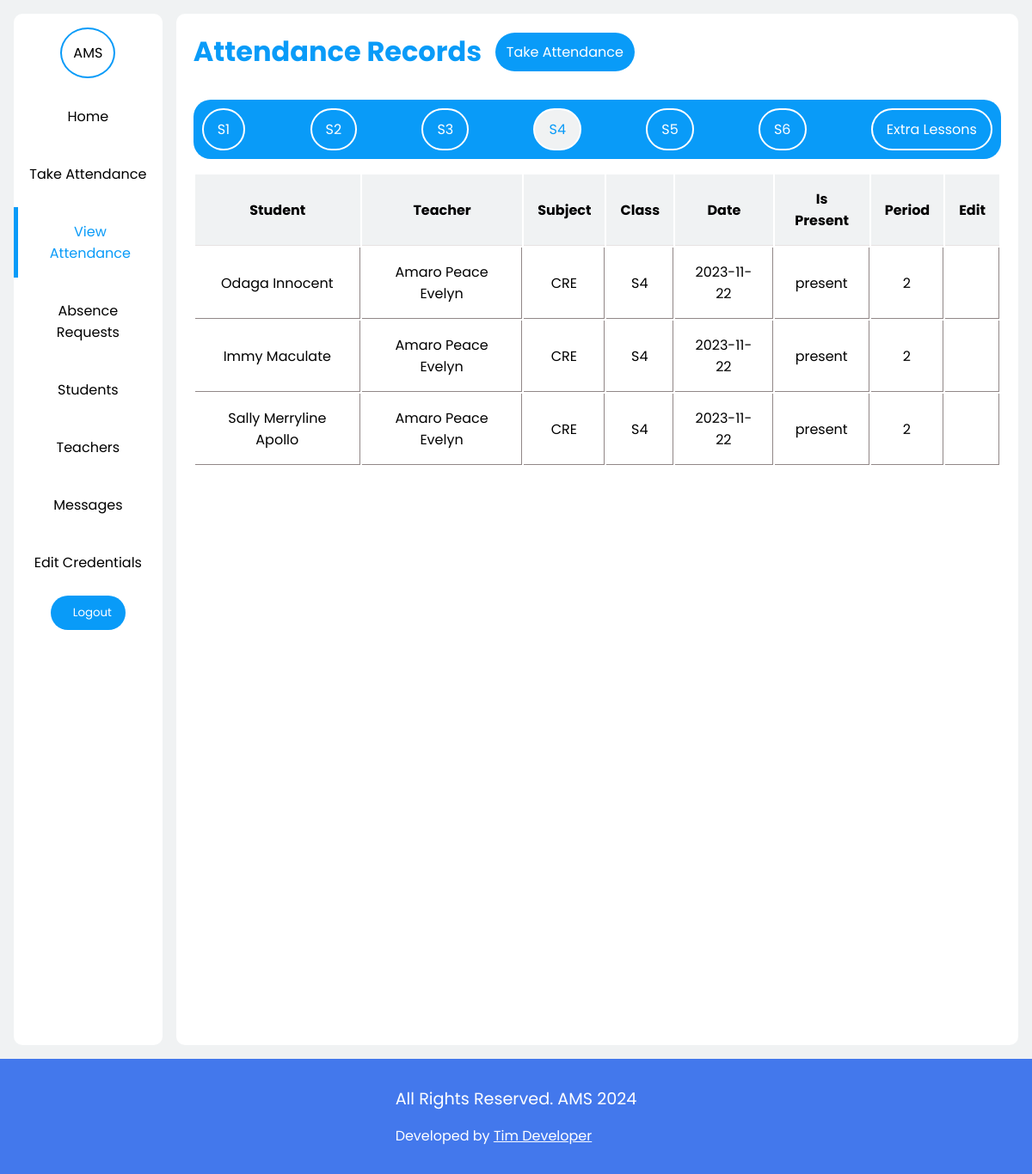
The app's page /teacher_account/attS4.php (signed in) with its own data.
### tables this page shows
CREATE TABLE IF NOT EXISTS `attendancerecords` (
  `RecordID` int NOT NULL AUTO_INCREMENT,
  `StudentID` int NOT NULL,
  `TeacherID` int NOT NULL,
  `SubjectID` int NOT NULL,
  `ClassID` int NOT NULL,
  `Date` date NOT NULL,
  `IsPresent` varchar(50) NOT NULL,
  `Period` int NOT NULL,
  PRIMARY KEY (`RecordID`)
);

CREATE TABLE IF NOT EXISTS `students` (
  `StudentID` int NOT NULL AUTO_INCREMENT,
  `image` varchar(200) NOT NULL,
  `FirstName` varchar(50) NOT NULL,
  `LastName` varchar(50) NOT NULL,
  `ClassID` int NOT NULL,
  `DateOfBirth` date NOT NULL,
  `Gender` varchar(7) NOT NULL,
  `Address` varchar(50) NOT NULL,
  `ContactNumber` varchar(15) DEFAULT NULL,
  `Email` varchar(50) DEFAULT NULL,
  `password` varchar(200) NOT NULL,
  `username` varchar(50) NOT NULL,
  PRIMARY KEY (`StudentID`)
);

CREATE TABLE IF NOT EXISTS `teachers` (
  `TeacherID` int NOT NULL AUTO_INCREMENT,
  `Image` varchar(200) NOT NULL,
  `Firstname` varchar(50) NOT NULL,
  `Lastname` varchar(50) NOT NULL,
  `ContactNumber` varchar(15) NOT NULL,
  `Email` varchar(50) NOT NULL,
  `SubjectID` int NOT NULL,
  `password` varchar(200) NOT NULL,
  `username` varchar(50) NOT NULL,
  PRIMARY KEY (`TeacherID`)
);

CREATE TABLE IF NOT EXISTS `subjects` (
  `SubjectID` int NOT NULL AUTO_INCREMENT,
  `Subjectname` varchar(50) NOT NULL,
  PRIMARY KEY (`SubjectID`)
);

CREATE TABLE IF NOT EXISTS `classes` (
  `ClassID` int NOT NULL AUTO_INCREMENT,
  `ClassName` varchar(50) NOT NULL,
  `Year` int NOT NULL,
  `ClassTeacherID` int NOT NULL,
  PRIMARY KEY (`ClassID`)
);

### functions.php (called while the page is built, shortened)
<?php
include "connection.php";
function getAttendanceRecordsS4($teacherID)
{
    global $conn;
    $sql = "SELECT
    ar.*,
    s.FirstName,
    s.LastName,
    t.Firstname,
    t.Lastname,
    c.ClassName,
    sub.SubjectName
    FROM `attendancerecords` as ar
    JOIN `students` AS s ON ar.StudentID = s.StudentID
    JOIN `teachers` AS t ON ar.TeacherID = t.TeacherID
    JOIN `classes` AS c on ar.ClassID = c.ClassID
    JOIN `subjects` AS sub ON ar.SubjectID = sub.SubjectID
    WHERE c.ClassID = 4 AND t.TeacherID = $teacherID";
    $result = mysqli_query($conn, $sql);
    $attendanceArray = [];
    if (mysqli_num_rows($result) > 0) {
        while ($row = mysqli_fetch_array($result)) {
            $attendanceArray[] = $row;
        }
        return $attendanceArray;
    } else {
        return false;
    }
}

### teacher_account/attS4.php (the view, shortened to what this page needs)
<?php
include "../connection.php";
include "../functions.php";
$teacherID = $_SESSION['teacher_id'];
?>
<!DOCTYPE html>
<html lang="en">
<head>
    <link rel="stylesheet" href="../styles.css">
</head>
<body>
    <div class="teacher_acc">
        <div class="sidebar">
            <div class="identify">
                <p>AMS</p>
            </div>
            <nav>
                <div class="item active">
                    <a href="../teacher.php">Home</a>
                </div>
                <div class="item">
                    <a href="../teacher_account/take-attendance.php">Take Attendance</a>
                </div>
                <div class="item">
                    <a class="active" href="../teacher_account/view-attendance.php">View Attendance</a>
                </div>
                <div class="item">
                    <a href="../teacher_account/absence-requests.php">Absence Requests</a>
                </div>
                <div class="item">
                    <a href="../teacher_account/view-students.php">Students</a>
                </div>
                <div class="item">
                    <a href="../teacher_account/view-teachers.php">Teachers</a>
                </div>
                <div class="item">
                    <a href="../teacher_account/messages.php">Messages</a>
                </div>
                <div class="item">
                    <a href="../teacher_account/editcredentials.php">Edit Credentials</a>
                </div>
                <a href="../logout.php">
                    <button><span class="iconify" data-icon="mingcute:power-fill"></span>Logout</button>
                </a>
            </nav>
        </div>
        <div class="container">
            <div class="view-att-top">
                <h1 class="std-header">Attendance Records</h1>
                <a href="../teacher_account/take-attendance.php">Take Attendance</a>
            </div>
            <div class="viewATTadminTab">
                <a href="../teacher_account/view-attendance.php">S1</a>
                <a href="../teacher_account/attS2.php">S2</a>
                <a href="../teacher_account/attS3.php">S3</a>
                <a class="active" href="../teacher_account/attS4.php">S4</a>
                <a href="../teacher_account/attS5.php">S5</a>
                <a href="../teacher_account/attS6.php">S6</a>
                <a href="../teacher_account/attExtraLessons.php">Extra Lessons</a>
            </div>
            <?php
            $getAttendance = getAttendanceRecordsS4($teacherID);
            if ($getAttendance == false) { ?>
                <div class="empty">
                    <p>You have not recorded Attendance for this class yet!</p>
                </div>
            <?php } else { ?>
                <table class="view-att-table">
                    <tr>
                        <th>Student</th>
                        <th>Teacher</th>
                        <th>Subject</th>
                        <th>Class</th>
                        <th>Date</th>
                        <th>Is Present</th>
                        <th>Period</th>
                        <th>Edit</th>
                    </tr>
                    <?php
                    foreach ($getAttendance as $attendance) :
                    ?>
                        <tr>
                            <td><?php echo $attendance['FirstName'] . ' ' . $attendance['LastName'] ?></td>
                            <td><?php echo $attendance['Firstname'] . ' ' . $attendance['Lastname'] ?></td>
                            <td><?php echo $attendance['SubjectName']?></td>
                            <td><?php echo $attendance['ClassName'] ?></td>
                            <td><?php echo $attendance['Date'] ?></td>
                            <td><?php echo $attendance['IsPresent'] ?></td>
                            <td><?php echo $attendance['Period'] ?></td>
                            <td>
                                <form action="../teacher_account/edit.php?fn=<?= $attendance['FirstName']?>&ln=<?= $attendance['LastName']?>" method="post">
                                </form>
                            </td>
                        </tr>
                    <?php endforeach; ?>
                </table>
            <?php } ?>
        </div>
    </div>
    <?php include "../footer.php"; ?>
</body>
</html>

### styles.css (style rules this page uses)
* { margin: 0; border: 0; padding: 0; box-sizing: border-box; font-family: 'Poppins', sans-serif; }
a { text-decoration: none; }
:root { --box-shadow: 0 10px 1rem rgba(205, 231, 238, 0.5); --color-bg: #4378ec; --background: #f0f2f3; --color-white: #ffffff; --color-primary: #099BF8; --color-text-muted: #9e9292; --color-bg-secondary: #779be9; --pending-cards-bg: #d2dffc; --darker-tint_1: #5E3494; }
button { cursor: pointer; }
.std-header { font-size: 2rem; color: var(--color-primary); }
.student_acc #home .container .att_td td, th { text-align: center; padding: 1rem; border-bottom: 1px solid rgb(231, 226, 226); }
.container { width: 85%; border-radius: 10px; background-color: var(--color-white); padding: 10px; }
.sidebar { width: 15%; height: 150vh; background-color: var(--color-white); display: flex; align-items: center; border-radius: 10px; justify-content: center; flex-direction: column; }
.sidebar .identify { border-radius: 50%; width: 4rem; height: 4rem; align-self: center; display: flex; margin-top: 1rem; align-items: center; justify-content: center; border: 2px solid var(--color-primary); }
.sidebar nav { display: flex; flex-direction: column; align-items: center; width: 100%; height: 100%; row-gap: 10px; margin-top: 1rem; overflow: hidden; }
.sidebar nav .item { transition: all 0.3s ease; width: 100%; display: flex; }
.sidebar nav .item a { text-decoration: none; text-align: center; color: #000; width: 100%; padding: 1rem; transition: all 0.3s ease; }
.sidebar nav .item a.active { border-left: 5px solid var(--color-primary); color: var(--color-primary); }
.sidebar button { padding: 10px 1rem; background-color: var(--color-primary); color: var(--color-white); display: flex; align-items: center; justify-content: center; gap: 10px; border-radius: 50px; transition: all 0.5s ease; }
.viewATTadminTab { width: 100%; background-color: var(--color-primary); border-radius: 20px; padding: 10px; display: flex; justify-content: space-between; align-items: center; margin-top: 2rem; }
.viewATTadminTab a { border: 2px solid var(--color-white); background: none; padding: 10px 1rem; border-radius: 50px; color: var(--color-white); transition: all 0.3s ease; }
.viewATTadminTab a.active { background-color: var(--background); color: var(--color-primary); }
.teacher_acc .container h1 { display: flex; align-items: center; }
.teacher_acc { padding: 1rem; display: flex; gap: 1rem; justify-content: space-between; background-color: var(--background); overflow: hidden; position: relative; }
.teacher_acc .container { background-color: var(--color-white); padding: 20px; width: 85%; border-radius: 10px; }
.view-att-top { width: 100%; display: flex; align-items: center; gap: 1rem; }
.view-att-top a { color: white; padding: 10px 0.8rem; border-radius: 50px; background-color: var(--color-primary); }
.view-att-table { width: 100%; margin-top: 1rem; }
.view-att-table tr th { background-color: var(--background); padding: 1rem; }
.view-att-table tr td { text-align: center; padding: 1rem; border-right: 1px solid rgb(145, 135, 135); border-bottom: 1px solid rgb(145, 135, 135); }

### teacher_account/attS4.php (style rules this page uses)
button { border: none; background: none; }

### records on screen
attendancerecords: StudentID.FirstName "Odaga", StudentID.LastName "Innocent", TeacherID.Firstname "Amaro", TeacherID.Lastname "Peace Evelyn", SubjectID.Subjectname "CRE", ClassID.ClassName "S4", Date "2023-11-22", IsPresent "present", Period "2"
attendancerecords: StudentID.FirstName "Immy", StudentID.LastName "Maculate", TeacherID.Firstname "Amaro", TeacherID.Lastname "Peace Evelyn", SubjectID.Subjectname "CRE", ClassID.ClassName "S4", Date "2023-11-22", IsPresent "present", Period "2"
attendancerecords: StudentID.FirstName "Sally Merryline", StudentID.LastName "Apollo", TeacherID.Firstname "Amaro", TeacherID.Lastname "Peace Evelyn", SubjectID.Subjectname "CRE", ClassID.ClassName "S4", Date "2023-11-22", IsPresent "present", Period "2"
